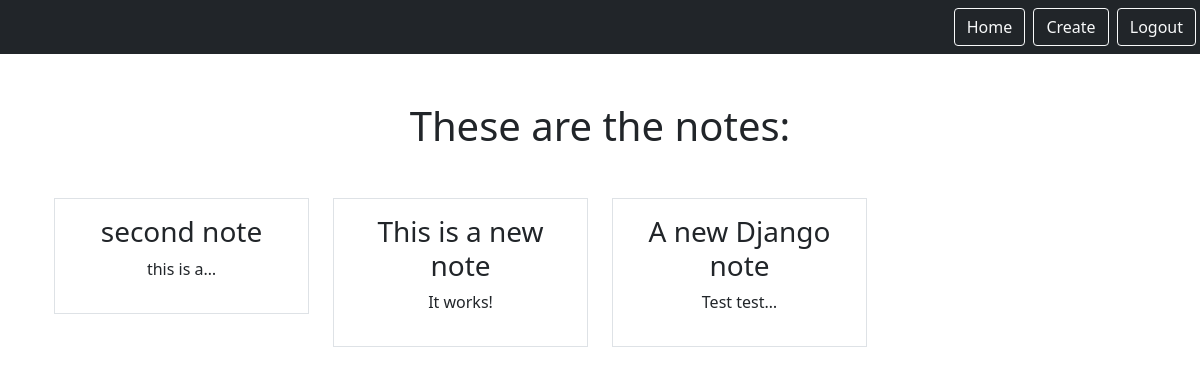
Page /smart/notes (signed in) on the committed database.
### notes/models.py (models this page shows)
class Notes(models.Model):
    title = models.CharField(max_length=200)
    note = models.TextField()
    created = models.DateTimeField(auto_now_add=True)
    user = models.ForeignKey(User, on_delete=models.CASCADE, related_name="notes")

### notes/views.py (the view)
# urls.py: path('notes', views.NotesListView.as_view(), name="notes.list"),
class NotesListView(LoginRequiredMixin, ListView):
    model = Notes
    context_object_name = 'notes'
    template_name = 'notes/notes_list.html'
    login_url = '/login'
    def get_queryset(self):
        return self.request.user.notes.all()

### notes/templates/notes/notes_list.html
{% extends "base.html" %}
{% block content %}
    <h1 class="my-5">These are the notes:</h1>
    <div class="container">
        <div class="row g-4">
            {% for note in notes %}
                <div class="col-md-3">
                    <div class="p-3 border">
                        <a href="{% url 'notes.detail' pk=note.id %}" class="text-dark text-decoration-none">
                            <h3>{{ note.title }}</h3>
                        </a>
                        <p>{{ note.note|truncatechars:10 }}</p>
                    </div>
                </div>
            {% endfor %}
        </div>
    </div>
{% endblock %}

### rows in the picture
Notes: title "second note", note "this is a…"
Notes: title "This is a new note", note "It works!"
Notes: title "A new Django note", note "Test test…"
